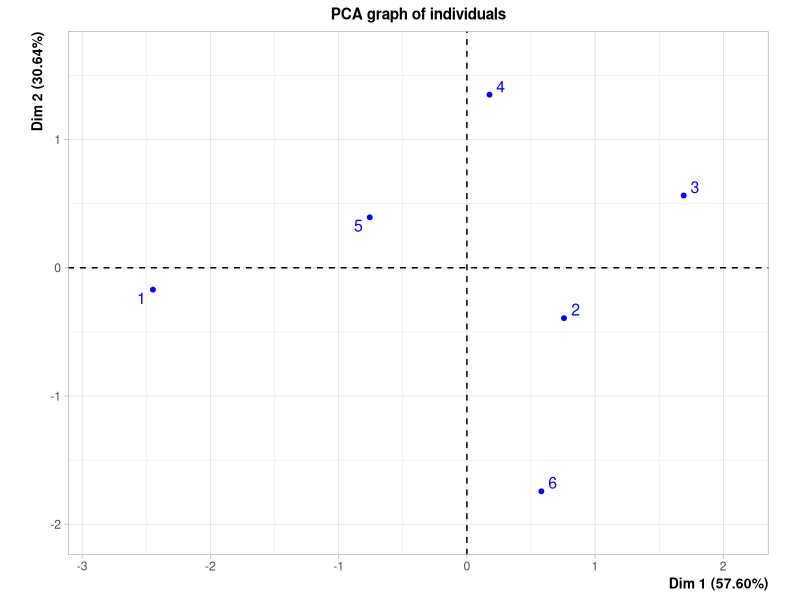
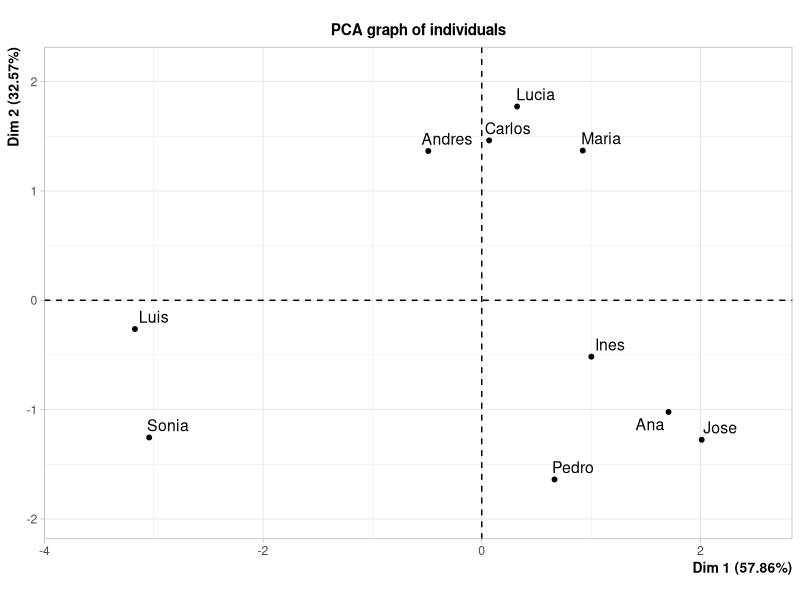
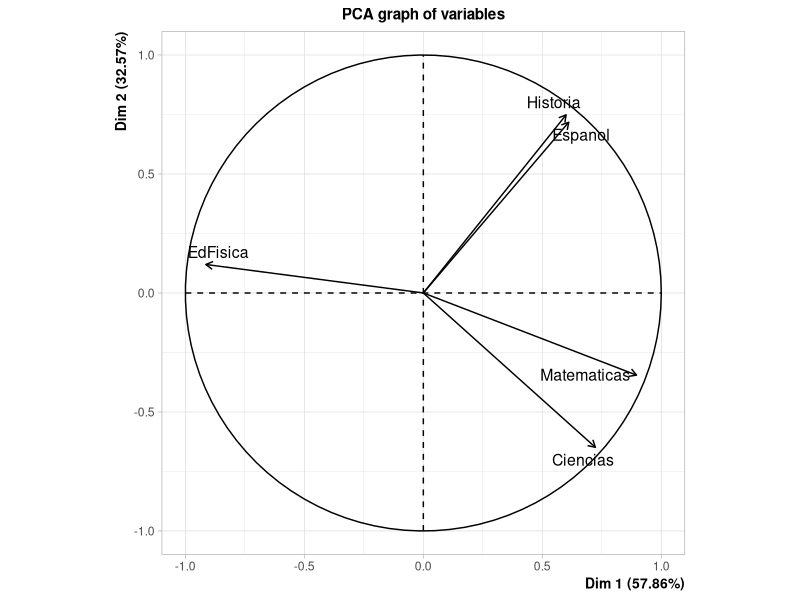
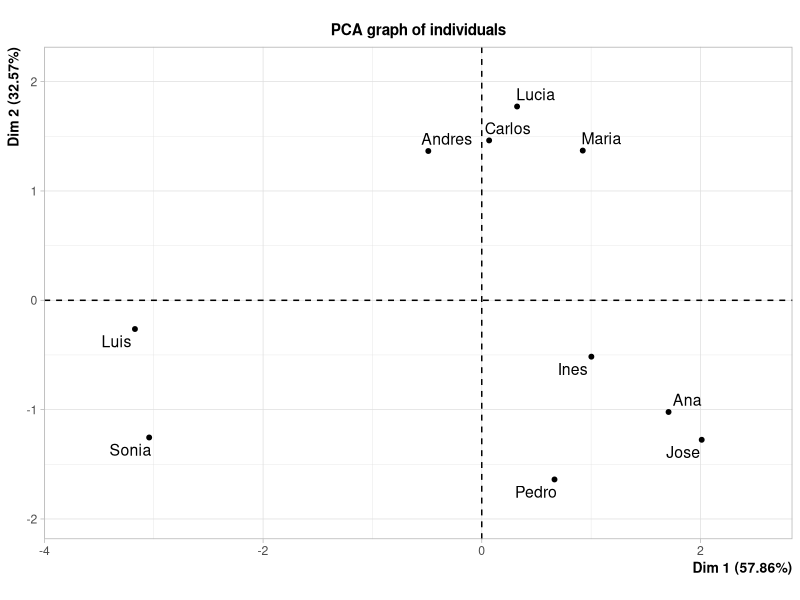
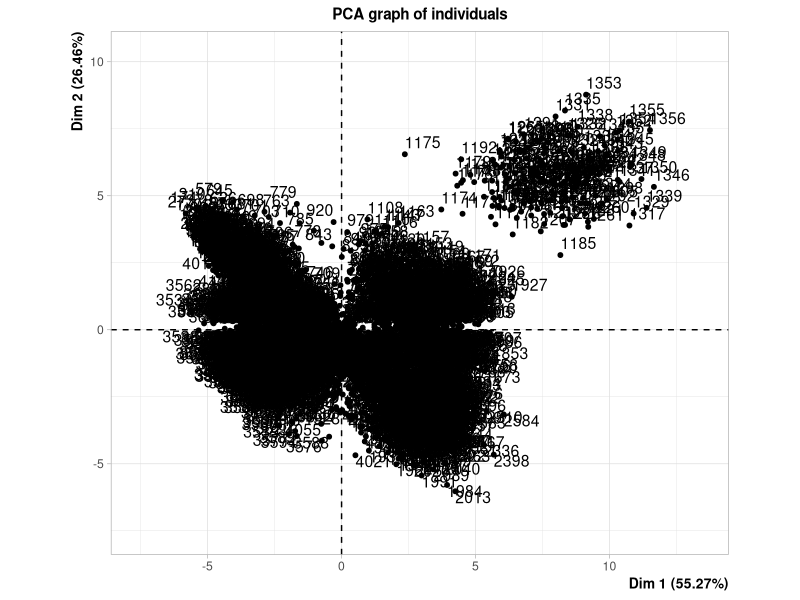
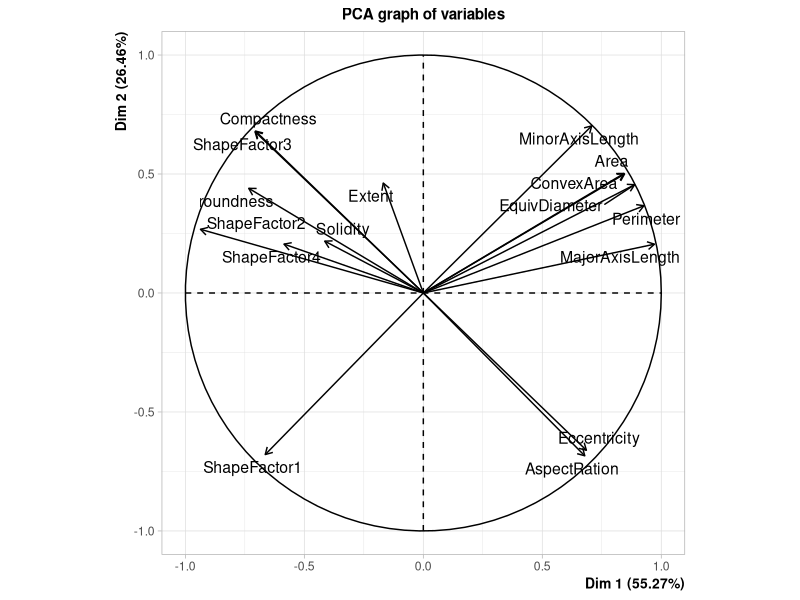
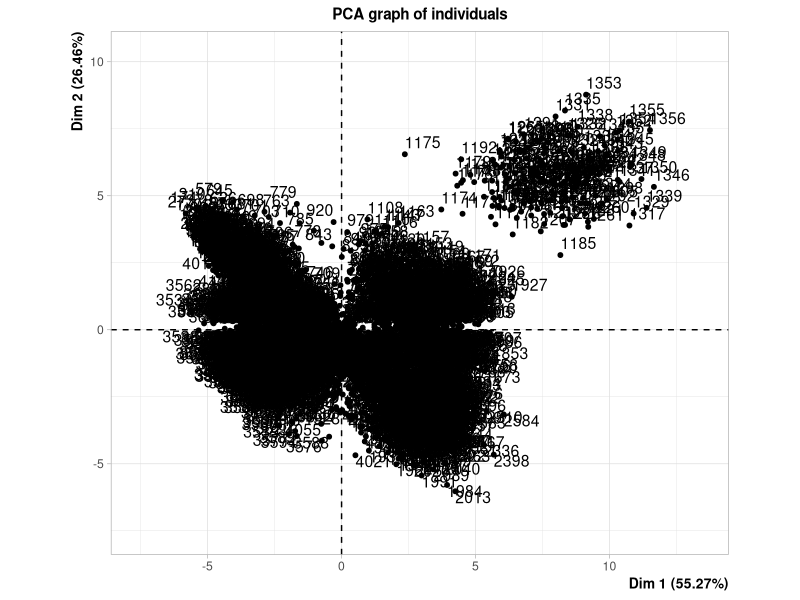

These charts were generated, in order, by the following R code:
#---------------------------Ejercicio 2-----------------------------------------

library(FactoMineR)
library(readr)

#Para el desarrollo de los ejercicios se emplea la siguiente matriz
X <- matrix(c(8,1,0,4,6,5,6,8,7,10,4,7,8,2,5,0,3,6), nrow = 6, ncol = 3, byrow
            = TRUE)
X_inicial <- X

#Implemente en lenguaje R funciones que permitan ejecutar el algoritmo del Análisis
#en Componentes Principales (ACP) visto en clase para variables numéricas.
#Compare los resultados obtenidos con respecto a FactoMineR.

#El algoritmo del ACP cuenta con los siguientes pasos:

#1) Centrar y reducir la matriz 

#Medias

medias <- function(matriz) {
  resultado <-list()
  for(i in 1:ncol(matriz)) {
    resultado[[i]] <- mean(matriz[,i])
  }
  return(resultado)
}

#desviaciones estándar poblacionales 

sd_poblacional <- function(matriz) {
  resultado <- list()
  n <- nrow(matriz)
  for(i in 1:ncol(matriz)) {
    resultado[[i]] <- sqrt(((n-1)/n))*sd(matriz[,i])
  }
  return(resultado)
}
  
#Centramos y reducimos con la siguiente función

centrar_y_reducir <- function(matriz, medias, desviaciones) {
  
  for(i in 1 : ncol(matriz)){
    matriz[, i] <- (matriz[,i]-medias[[i]])/ desviaciones[[i]]
  }
  return(matriz)
}


#Aplicamos las funciones anteriores a la matriz X
medias_X <- medias(X)
medias_X

sd_X <- sd_poblacional(X)
sd_X

X <- centrar_y_reducir(X,medias_X, sd_X)
X


#2)Calcular la matriz de correlaciones 

#Una vez centrada y reducida la matriz, se procede a calcular la matriz de 
#varianzas-covarianzas la cual, es la misma que la matriz de correlaciones pues 
#está centrada y reducida. Se calcula con la siguiente función

R <- function(matriz) {
  n <- nrow(matriz) 
  resultado <- (1/n)*t(matriz)%*%matriz
  return(resultado)
}

#Obtenemos mediante esa función la matriz de correlaciones de X

X_R <- R(X)
X_R

#3 y 4) Calcular los vectores y valores propios de la matriz de correlaciones y 
#ordenar los valores propios de mayor a menor

X.R_e <- eigen(X_R)

X.R_valores.propios <- X.R_e$values #ya vienen ordenados de mayor a menor
X.R_valores.propios

X.R_vectores.propios <- X.R_e$vectors
X.R_vectores.propios

#Comparamos con lo obtenido con FactoMiner

X_ACP <- PCA(X, ncp = 4, graph = FALSE)
X_ACP$eig

#Se puede observar que los valores propios obtenidos con FactoMiner son iguales
#a los del algoritmo

#5) Construir matriz V que tiene como columnas los vectores propios de la matriz
#de correlaciones

V <- X.R_vectores.propios
V

#6) Calcular la matriz de componentes principales

C <- X%*%V
C

#Con FactoMiner se obtiene lo siguiente:
X_ACP$ind$coord


#Podemos observar que lo único que varía es el signo de algunas entradas, pero
#esto solo indica que se refleja con respecto a algunos de los ejes al graficar.

#7) Calcular la matriz de calidades de los individuos (cosenos cuadrados)

Q <- function(C, matriz) {
  n <-nrow(matriz)
  m <-ncol(matriz)
  resultado <- matrix(0, n,m)
  
  for(i in 1: n){
    suma <- 0 
    for(j in 1: m){
      suma <- suma + matriz[i,j]^2
    }
    for(r in 1: m){
      resultado[i,r] <- (C[i,r]^2)/suma
    }
  }
  return(resultado)
}

#Aplicamos la función anterior a los datos que tenemos

X_Q <- Q(C, X)
X_Q

#Vemos los resultados de FactoMiner
X_ACP$ind$cos2

#Los cuales son iguales a los obtenidos con el algoritmo

#Ahora debemos calcular la contribución de cada individuo i a la varianza total 
#del eje r

contribucion <- function(C, valores.propios) {
  n <-nrow(C)
  m <-ncol(C)
  resultado <- matrix(0, n, m)
  
  for(i in 1: n){
    for(r in 1: m){
      resultado[i,r] <- ((C[i,r]^2)/(n*valores.propios[r]))*100
    }
  }
  return(resultado)
}

#La matriz de contribuciones es:

X_contrib <- contribucion(C, X.R_valores.propios)
X_contrib

#Con FactoMiner se tiene:
X_ACP$ind$contrib

#Por lo tanto, se tiene el mismo resultado

#8) Calcular la matriz de coordenadas T de las variables

T <- function(V, valores.propios){
  m <- ncol(V)
  resultado <- matrix(0, m, m)
  
  for(r in 1:m){
      resultado[,r] <- sqrt(valores.propios[r])*V[,r]
    }
    
  return(resultado)
}

#La matriz de coordenadas de las variables para los datos que tenemos es:
X_T <- T(V, X.R_valores.propios)
X_T

#Y la dada con FactoMiner es:
X_ACP$var$coord

#9)Calcular la matriz de calidades de las variables (cosenos cuadrados)

S <- X_T^2
S

#Con FactoMiner da:
X_ACP$var$cos2

#10) Calcular vector I (1xm) de inercias de los ejes

I <- function(valores.propios){
  m <- length(valores.propios)
  resultado <- c()
  
  for(j in 1: m){
    resultado[j] <-100*(valores.propios[j]/m)
  }
  return(resultado)
}

#El vector de inercias para los datos con los que estamos trabajando es:
X_I <- I(X.R_valores.propios)
X_I

#Con FactoMiner se tiene:
plot(X_ACP, axes=c(1, 2), choix="ind", col.ind="blue",new.plot=TRUE)


#Podemos observar que las inercias correpondiente al eje x y y obtenidas con 
#FactoMiner son iguales a las dadas por el algoritmo.


#------------------ Ejercicio 8-------------------------------------------------
#Verifique todo lo programado en los puntos anteriores con el ejemplo estudiantes.csv
# y con los datos del ejercicio 1 de la tarea anterior

#----- Estudiantes--------

estudiantes_datos <- read.table('Tarea 3/EjemploEstudiantes.csv', header=TRUE, sep=';',dec=',',row.names=1)
estudiantes_datos<- as.matrix(estudiantes_datos)
estudiantes_datos_original <- estudiantes_datos

#1) Centrar y reducir la matriz 

medias_estudiantes <- medias(estudiantes_datos)
medias_estudiantes

sd_estudiantes <- sd_poblacional(estudiantes_datos)
sd_estudiantes

estudiantes_datos <- centrar_y_reducir(estudiantes_datos,medias_estudiantes, sd_estudiantes)
estudiantes_datos


#2)Calcular la matriz de correlaciones 

estudiantes_R <- R(estudiantes_datos)
estudiantes_R


#3 y 4) Calcular los vectores y valores propios de la matriz de correlaciones y 
#ordenar los valores propios de mayor a menor

estudiantes.R_e <- eigen(estudiantes_R)

estudiantes.R_valores.propios <- estudiantes.R_e$values #ya vienen ordenados de mayor a menor
estudiantes.R_valores.propios

estudiantes.R_vectores.propios <- estudiantes.R_e$vectors
estudiantes.R_vectores.propios

#5) Construir matriz V que tiene como columnas los vectores propios de la matriz
#de correlaciones

V_estudiantes <- estudiantes.R_vectores.propios
V_estudiantes

#6) Calcular la matriz de componentes principales

C_estudiantes <- estudiantes_datos%*%V_estudiantes
C_estudiantes

#7) Calcular la matriz de calidades de los individuos (cosenos cuadrados)

estudiantes_Q <- Q(C_estudiantes, estudiantes_datos)
estudiantes_Q

#Ahora debemos calcular la contribución de cada individuo i a la varianza total 
#del eje r

estudiantes_contrib <- contribucion(C_estudiantes, estudiantes.R_valores.propios)
estudiantes_contrib

#8) Calcular la matriz de coordenadas T de las variables

estudiantes_T <- T(V_estudiantes, estudiantes.R_valores.propios)
estudiantes_T

#9)Calcular la matriz de calidades de las variables (cosenos cuadrados)

S_estudiantes <- estudiantes_T^2
S_estudiantes

#10) Calcular vector I (1xm) de inercias de los ejes

estudiantes_I <- I(estudiantes.R_valores.propios)
estudiantes_I

ACP <-PCA(estudiantes_datos)
plot(ACP)

#----- beans--------

beans_datos <- read.csv("Tarea 3/beansV2.csv")
beans_datos <- as.matrix(beans_datos[,-17])
beans_datos_original <- beans_datos

#1) Centrar y reducir la matriz 

medias_beans <- medias(beans_datos)
medias_beans

sd_beans <- sd_poblacional(beans_datos)
sd_beans

beans_datos <- centrar_y_reducir(beans_datos,medias_beans, sd_beans)
beans_datos


#2)Calcular la matriz de correlaciones 

beans_R <- R(beans_datos)
beans_R


#3 y 4) Calcular los vectores y valores propios de la matriz de correlaciones y 
#ordenar los valores propios de mayor a menor

beans.R_e <- eigen(beans_R)

beans.R_valores.propios <- beans.R_e$values #ya vienen ordenados de mayor a menor
beans.R_valores.propios

beans.R_vectores.propios <- beans.R_e$vectors
beans.R_vectores.propios

#5) Construir matriz V que tiene como columnas los vectores propios de la matriz
#de correlaciones

V_beans <- beans.R_vectores.propios
V_beans

#6) Calcular la matriz de componentes principales

C_beans <- beans_datos%*%V_beans
C_beans

#7) Calcular la matriz de calidades de los individuos (cosenos cuadrados)

beans_Q <- Q(C_beans, beans_datos)
beans_Q

#Ahora debemos calcular la contribución de cada individuo i a la varianza total 
#del eje r

beans_contrib <- contribucion(C_beans, beans.R_valores.propios)
beans_contrib

#8) Calcular la matriz de coordenadas T de las variables

beans_T <- T(V_beans, beans.R_valores.propios)
beans_T

#9)Calcular la matriz de calidades de las variables (cosenos cuadrados)

S_beans <- beans_T^2
S_beans

#10) Calcular vector I (1xm) de inercias de los ejes

beans_I <- I(beans.R_valores.propios)
beans_I

ACP_beans <-PCA(beans_datos)
plot(ACP_beans)
